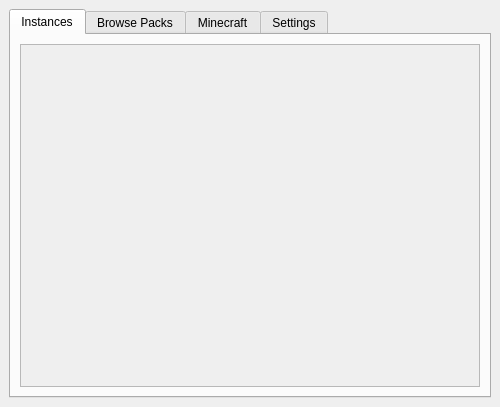
<?xml version="1.0" encoding="UTF-8"?>
<ui version="4.0">
 <class>MainWindow</class>
 <widget class="QMainWindow" name="MainWindow">
  <property name="geometry">
   <rect>
    <x>0</x>
    <y>0</y>
    <width>500</width>
    <height>407</height>
   </rect>
  </property>
  <property name="windowTitle">
   <string>MainWindow</string>
  </property>
  <property name="windowIcon">
   <iconset theme="minecraft">
    <normaloff>.</normaloff>.</iconset>
  </property>
  <widget class="QWidget" name="centralwidget">
   <layout class="QVBoxLayout" name="verticalLayout_2">
    <item>
     <widget class="QTabWidget" name="mainTabs">
      <property name="currentIndex">
       <number>0</number>
      </property>
      <widget class="QWidget" name="tab_instances">
       <attribute name="title">
        <string>Instances</string>
       </attribute>
       <layout class="QVBoxLayout" name="verticalLayout">
        <item>
         <widget class="QScrollArea" name="instance_scroll">
          <property name="widgetResizable">
           <bool>true</bool>
          </property>
          <widget class="QWidget" name="scroll_box_w">
           <property name="geometry">
            <rect>
             <x>0</x>
             <y>0</y>
             <width>458</width>
             <height>316</height>
            </rect>
           </property>
          </widget>
         </widget>
        </item>
       </layout>
      </widget>
      <widget class="QWidget" name="tab_browse">
       <attribute name="title">
        <string>Browse Packs</string>
       </attribute>
       <layout class="QVBoxLayout" name="verticalLayout_10">
        <item>
         <widget class="QFrame" name="frame">
          <property name="maximumSize">
           <size>
            <width>16777215</width>
            <height>60</height>
           </size>
          </property>
          <property name="frameShape">
           <enum>QFrame::NoFrame</enum>
          </property>
          <property name="frameShadow">
           <enum>QFrame::Plain</enum>
          </property>
          <layout class="QHBoxLayout" name="horizontalLayout_4">
           <item>
            <widget class="QLineEdit" name="pack_search"/>
           </item>
           <item>
            <widget class="QToolButton" name="pack_search_button">
             <property name="text">
              <string>...</string>
             </property>
             <property name="icon">
              <iconset resource="../Assets/icons.qrc">
               <normaloff>:/icons/search.svg</normaloff>:/icons/search.svg</iconset>
             </property>
            </widget>
           </item>
          </layout>
         </widget>
        </item>
        <item>
         <widget class="QScrollArea" name="pack_scroll">
          <property name="widgetResizable">
           <bool>true</bool>
          </property>
          <property name="alignment">
           <set>Qt::AlignLeading|Qt::AlignLeft|Qt::AlignTop</set>
          </property>
          <widget class="QWidget" name="fjhgdsf_2">
           <property name="geometry">
            <rect>
             <x>0</x>
             <y>0</y>
             <width>458</width>
             <height>267</height>
            </rect>
           </property>
           <layout class="QVBoxLayout" name="verticalLayout_9">
            <item>
             <layout class="QVBoxLayout" name="pack_box">
              <property name="sizeConstraint">
               <enum>QLayout::SetNoConstraint</enum>
              </property>
              <item>
               <widget class="QLabel" name="loading_label">
                <property name="text">
                 <string>Loading...</string>
                </property>
                <property name="alignment">
                 <set>Qt::AlignCenter</set>
                </property>
               </widget>
              </item>
              <item>
               <spacer name="verticalSpacer_2">
                <property name="orientation">
                 <enum>Qt::Vertical</enum>
                </property>
                <property name="sizeHint" stdset="0">
                 <size>
                  <width>20</width>
                  <height>40</height>
                 </size>
                </property>
               </spacer>
              </item>
             </layout>
            </item>
           </layout>
          </widget>
         </widget>
        </item>
       </layout>
      </widget>
      <widget class="QWidget" name="tab_minecraft">
       <attribute name="title">
        <string>Minecraft</string>
       </attribute>
       <widget class="QGroupBox" name="main">
        <property name="geometry">
         <rect>
          <x>10</x>
          <y>0</y>
          <width>461</width>
          <height>161</height>
         </rect>
        </property>
        <property name="title">
         <string> Login</string>
        </property>
        <widget class="QLineEdit" name="login_password">
         <property name="geometry">
          <rect>
           <x>20</x>
           <y>80</y>
           <width>421</width>
           <height>23</height>
          </rect>
         </property>
         <property name="echoMode">
          <enum>QLineEdit::Password</enum>
         </property>
         <property name="placeholderText">
          <string>Password</string>
         </property>
        </widget>
        <widget class="QLineEdit" name="login_username">
         <property name="geometry">
          <rect>
           <x>20</x>
           <y>50</y>
           <width>421</width>
           <height>23</height>
          </rect>
         </property>
         <property name="placeholderText">
          <string>Username / Email</string>
         </property>
        </widget>
        <widget class="QLabel" name="login_label">
         <property name="geometry">
          <rect>
           <x>20</x>
           <y>20</y>
           <width>435</width>
           <height>25</height>
          </rect>
         </property>
         <property name="font">
          <font>
           <family>DejaVu Sans</family>
           <pointsize>14</pointsize>
          </font>
         </property>
         <property name="text">
          <string>Log in with your Minecraft account</string>
         </property>
         <property name="alignment">
          <set>Qt::AlignCenter</set>
         </property>
        </widget>
        <widget class="QWidget" name="horizontalLayoutWidget">
         <property name="geometry">
          <rect>
           <x>20</x>
           <y>110</y>
           <width>421</width>
           <height>51</height>
          </rect>
         </property>
         <layout class="QHBoxLayout" name="buttons">
          <property name="spacing">
           <number>40</number>
          </property>
          <property name="leftMargin">
           <number>3</number>
          </property>
          <property name="rightMargin">
           <number>3</number>
          </property>
          <item>
           <widget class="QPushButton" name="button_login">
            <property name="text">
             <string>Log In</string>
            </property>
           </widget>
          </item>
          <item>
           <widget class="QPushButton" name="button_logout">
            <property name="text">
             <string>Log Out</string>
            </property>
           </widget>
          </item>
         </layout>
        </widget>
       </widget>
       <widget class="QGroupBox" name="java">
        <property name="geometry">
         <rect>
          <x>9</x>
          <y>169</y>
          <width>461</width>
          <height>171</height>
         </rect>
        </property>
        <property name="title">
         <string> Java</string>
        </property>
        <widget class="QLineEdit" name="java_arguments">
         <property name="geometry">
          <rect>
           <x>20</x>
           <y>40</y>
           <width>421</width>
           <height>23</height>
          </rect>
         </property>
         <property name="echoMode">
          <enum>QLineEdit::Password</enum>
         </property>
         <property name="placeholderText">
          <string>Arguments</string>
         </property>
        </widget>
        <widget class="QLineEdit" name="java_arguments_2">
         <property name="geometry">
          <rect>
           <x>20</x>
           <y>80</y>
           <width>421</width>
           <height>23</height>
          </rect>
         </property>
         <property name="echoMode">
          <enum>QLineEdit::Password</enum>
         </property>
         <property name="placeholderText">
          <string>Wrapper Command</string>
         </property>
        </widget>
        <widget class="QSpinBox" name="min_ram">
         <property name="geometry">
          <rect>
           <x>20</x>
           <y>130</y>
           <width>101</width>
           <height>24</height>
          </rect>
         </property>
        </widget>
        <widget class="QLabel" name="label_min_ram">
         <property name="geometry">
          <rect>
           <x>20</x>
           <y>110</y>
           <width>101</width>
           <height>16</height>
          </rect>
         </property>
         <property name="text">
          <string>Minimum RAM</string>
         </property>
        </widget>
        <widget class="QSpinBox" name="max_ram">
         <property name="geometry">
          <rect>
           <x>150</x>
           <y>130</y>
           <width>101</width>
           <height>24</height>
          </rect>
         </property>
        </widget>
        <widget class="QLabel" name="label_max_ram">
         <property name="geometry">
          <rect>
           <x>150</x>
           <y>110</y>
           <width>101</width>
           <height>16</height>
          </rect>
         </property>
         <property name="text">
          <string>Maximum RAM</string>
         </property>
        </widget>
       </widget>
      </widget>
      <widget class="QWidget" name="tab_settings">
       <attribute name="title">
        <string>Settings</string>
       </attribute>
       <layout class="QVBoxLayout" name="verticalLayout_3">
        <item alignment="Qt::AlignTop">
         <widget class="QGroupBox" name="mmc_group">
          <property name="maximumSize">
           <size>
            <width>16777215</width>
            <height>16777215</height>
           </size>
          </property>
          <property name="title">
           <string>MultiMC Folder</string>
          </property>
          <layout class="QHBoxLayout" name="horizontalLayout">
           <item>
            <widget class="QLineEdit" name="mmc_folder">
             <property name="toolTip">
              <string/>
             </property>
             <property name="readOnly">
              <bool>true</bool>
             </property>
             <property name="placeholderText">
              <string>Folder</string>
             </property>
            </widget>
           </item>
           <item>
            <widget class="QToolButton" name="mmc_edit">
             <property name="toolTip">
              <string/>
             </property>
             <property name="text">
              <string>...</string>
             </property>
             <property name="icon">
              <iconset resource="../Assets/icons.qrc">
               <normaloff>:/icons/edit.svg</normaloff>:/icons/edit.svg</iconset>
             </property>
            </widget>
           </item>
          </layout>
         </widget>
        </item>
        <item>
         <widget class="QGroupBox" name="groupBox_3">
          <property name="title">
           <string>Basic Settings</string>
          </property>
          <layout class="QVBoxLayout" name="verticalLayout_5">
           <item>
            <layout class="QHBoxLayout" name="horizontalLayout_3">
             <item>
              <widget class="QLabel" name="analytics_label">
               <property name="text">
                <string>Send basic analytics:</string>
               </property>
              </widget>
             </item>
             <item>
              <widget class="QCheckBox" name="analytics_check">
               <property name="sizePolicy">
                <sizepolicy hsizetype="Minimum" vsizetype="Fixed">
                 <horstretch>0</horstretch>
                 <verstretch>0</verstretch>
                </sizepolicy>
               </property>
               <property name="maximumSize">
                <size>
                 <width>16</width>
                 <height>16777215</height>
                </size>
               </property>
               <property name="text">
                <string/>
               </property>
              </widget>
             </item>
            </layout>
           </item>
           <item>
            <layout class="QHBoxLayout" name="horizontalLayout_5">
             <item>
              <widget class="QLabel" name="label">
               <property name="text">
                <string>Automatically check for OpenMineMods updates:</string>
               </property>
              </widget>
             </item>
             <item>
              <widget class="QCheckBox" name="update_check">
               <property name="maximumSize">
                <size>
                 <width>16</width>
                 <height>16777215</height>
                </size>
               </property>
               <property name="text">
                <string/>
               </property>
              </widget>
             </item>
            </layout>
           </item>
           <item>
            <layout class="QHBoxLayout" name="horizontalLayout_6">
             <item>
              <widget class="QLabel" name="label_2">
               <property name="text">
                <string>Choose file before installing:</string>
               </property>
              </widget>
             </item>
             <item>
              <widget class="QCheckBox" name="file_check">
               <property name="maximumSize">
                <size>
                 <width>16</width>
                 <height>16777215</height>
                </size>
               </property>
               <property name="text">
                <string/>
               </property>
              </widget>
             </item>
            </layout>
           </item>
           <item>
            <layout class="QHBoxLayout" name="horizontalLayout_2">
             <item>
              <widget class="QLabel" name="label_3">
               <property name="text">
                <string>Update search results as you type:</string>
               </property>
              </widget>
             </item>
             <item>
              <widget class="QCheckBox" name="search_check">
               <property name="maximumSize">
                <size>
                 <width>16</width>
                 <height>16777215</height>
                </size>
               </property>
               <property name="text">
                <string>CheckBox</string>
               </property>
              </widget>
             </item>
            </layout>
           </item>
          </layout>
         </widget>
        </item>
        <item>
         <spacer name="verticalSpacer">
          <property name="orientation">
           <enum>Qt::Vertical</enum>
          </property>
          <property name="sizeHint" stdset="0">
           <size>
            <width>20</width>
            <height>40</height>
           </size>
          </property>
         </spacer>
        </item>
        <item>
         <widget class="QPushButton" name="instance_reload">
          <property name="text">
           <string>Reload Instance List</string>
          </property>
         </widget>
        </item>
       </layout>
      </widget>
     </widget>
    </item>
   </layout>
  </widget>
  <widget class="QMenuBar" name="menubar">
   <property name="geometry">
    <rect>
     <x>0</x>
     <y>0</y>
     <width>500</width>
     <height>22</height>
    </rect>
   </property>
  </widget>
 </widget>
 <resources>
  <include location="../Assets/icons.qrc"/>
 </resources>
 <connections/>
</ui>
